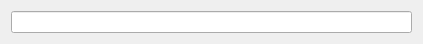
<?xml version="1.0" encoding="UTF-8"?>
<ui version="4.0">
 <class>MainWindow</class>
 <widget class="QMainWindow" name="MainWindow">
  <property name="geometry">
   <rect>
    <x>0</x>
    <y>0</y>
    <width>423</width>
    <height>42</height>
   </rect>
  </property>
  <property name="windowTitle">
   <string>MainWindow</string>
  </property>
  <widget class="QWidget" name="centralWidget">
   <layout class="QVBoxLayout" name="verticalLayout">
    <item>
     <widget class="IQLineEdit" name="lineEdit"/>
    </item>
   </layout>
  </widget>
 </widget>
 <layoutdefault spacing="6" margin="11"/>
 <customwidgets>
  <customwidget>
   <class>IQLineEdit</class>
   <extends>QLineEdit</extends>
   <header>iqlineedit.h</header>
  </customwidget>
 </customwidgets>
 <resources/>
 <connections/>
</ui>
